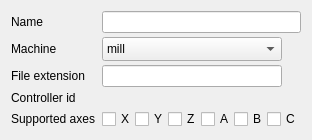
                    <widget class="QWidget" name="sourceTab">
                        <attribute name="title">
                            <string>Source</string>
                        </attribute>
                        <layout class="QFormLayout" name="sourceForm">
                            <item row="0" column="0">
                                <widget class="QLabel" name="nameEditLabel">
                                    <property name="text">
                                        <string>Name</string>
                                    </property>
                                </widget>
                            </item>
                            <item row="0" column="1">
                                <widget class="QLineEdit" name="nameEdit">
                                    <property name="maximumSize">
                                        <size>
                                            <width>320</width>
                                            <height>16777215</height>
                                        </size>
                                    </property>
                                </widget>
                            </item>
                            <item row="1" column="0">
                                <widget class="QLabel" name="machineComboLabel">
                                    <property name="text">
                                        <string>Machine</string>
                                    </property>
                                </widget>
                            </item>
                            <item row="1" column="1">
                                <widget class="QComboBox" name="machineCombo">
                                    <item>
                                        <property name="text">
                                            <string>mill</string>
                                        </property>
                                    </item>
                                    <item>
                                        <property name="text">
                                            <string>lathe</string>
                                        </property>
                                    </item>
                                    <property name="maximumSize">
                                        <size>
                                            <width>180</width>
                                            <height>16777215</height>
                                        </size>
                                    </property>
                                    <property name="sizeAdjustPolicy">
                                        <enum>QComboBox::SizeAdjustPolicy::AdjustToMinimumContentsLengthWithIcon</enum>
                                    </property>
                                    <property name="minimumContentsLength">
                                        <number>16</number>
                                    </property>
                                </widget>
                            </item>
                            <item row="2" column="0">
                                <widget class="QLabel" name="extensionEditLabel">
                                    <property name="text">
                                        <string>File extension</string>
                                    </property>
                                </widget>
                            </item>
                            <item row="2" column="1">
                                <widget class="QLineEdit" name="extensionEdit">
                                    <property name="maximumSize">
                                        <size>
                                            <width>180</width>
                                            <height>16777215</height>
                                        </size>
                                    </property>
                                </widget>
                            </item>
                            <item row="3" column="0">
                                <widget class="QLabel" name="idLabelLabel">
                                    <property name="text">
                                        <string>Controller id</string>
                                    </property>
                                </widget>
                            </item>
                            <item row="3" column="1">
                                <widget class="QLabel" name="idLabel">
                                </widget>
                            </item>
                            <item row="4" column="0">
                                <widget class="QLabel" name="axesLayoutLabel">
                                    <property name="text">
                                        <string>Supported axes</string>
                                    </property>
                                </widget>
                            </item>
                            <item row="4" column="1">
                                <layout class="QHBoxLayout" name="axesLayout">
                                    <item>
                                        <widget class="QCheckBox" name="axisXCheck">
                                            <property name="text">
                                                <string>X</string>
                                            </property>
                                        </widget>
                                    </item>
                                    <item>
                                        <widget class="QCheckBox" name="axisYCheck">
                                            <property name="text">
                                                <string>Y</string>
                                            </property>
                                        </widget>
                                    </item>
                                    <item>
                                        <widget class="QCheckBox" name="axisZCheck">
                                            <property name="text">
                                                <string>Z</string>
                                            </property>
                                        </widget>
                                    </item>
                                    <item>
                                        <widget class="QCheckBox" name="axisACheck">
                                            <property name="text">
                                                <string>A</string>
                                            </property>
                                        </widget>
                                    </item>
                                    <item>
                                        <widget class="QCheckBox" name="axisBCheck">
                                            <property name="text">
                                                <string>B</string>
                                            </property>
                                        </widget>
                                    </item>
                                    <item>
                                        <widget class="QCheckBox" name="axisCCheck">
                                            <property name="text">
                                                <string>C</string>
                                            </property>
                                        </widget>
                                    </item>
                                </layout>
                            </item>
                            <property name="fieldGrowthPolicy">
                                <enum>QFormLayout::FieldGrowthPolicy::AllNonFixedFieldsGrow</enum>
                            </property>
                            <property name="formAlignment">
                                <set>Qt::AlignmentFlag::AlignLeft|Qt::AlignmentFlag::AlignTop</set>
                            </property>
                            <property name="verticalSpacing">
                                <number>4</number>
                            </property>
                        </layout>
                    </widget>
